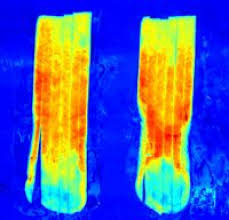
#> input picture PerspectiveCV/hyperspectral-image-SAMPLE.jpg, 229 x 220 px
$ python -i CVRuler.py   (imports and definitions only)   (older library calls are emulated)
#> lines starting #> are read from the running program, lines starting #| are printed output that depends on the picture; after the words box and inside, x2 and y2 are one past the last pixel; in counts of white or black regions, pixels touching at a corner belong together
#> further down, picture is the input picture: shape (220, 229, 3); mean B, G, R 170.4, 95.9, 83.1
# ==========================================================================================================
#                                            IMPORTED LIBRARIES
# ==========================================================================================================
from scipy.spatial import distance as dist
from imutils import perspective
from imutils import contours
import numpy as np
import argparse
import imutils
import cv2

def midpoint(ptA, ptB):
	return ((ptA[0] + ptB[0]) * 0.5, (ptA[1] + ptB[1]) * 0.5)

# [119 lines left out: function computelength, not called in this run]

def newcomputelength(cvimage):
	# load the image, convert it to grayscale, and blur it slightly
	gray = cv2.cvtColor(cvimage, cv2.COLOR_BGR2GRAY)
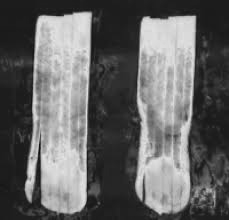
#> gray: shape (220, 229); min 14, max 231, mean 100.5
	gray = cv2.GaussianBlur(gray, (7, 7), 0)
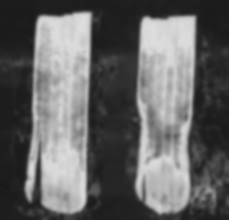
#> gray: shape (220, 229); min 25, max 223, mean 100.5

	# perform edge detection, then perform a dilation + erosion to
	# close gaps in between object edges
	edged = cv2.Canny(gray, 50, 100)
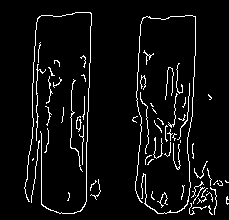
#> edged: shape (220, 229); 5.6% white in thin lines or dots, all inside (x1, y1, x2, y2) = (24, 12, 229, 215)
	edged = cv2.dilate(edged, None, iterations=1)
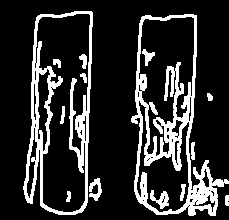
#> edged: shape (220, 229); 18.2% white; 14 white regions, largest, box (x1, y1, x2, y2) and area: (131, 14, 229, 216) 4770, (23, 11, 93, 215) 3495, (150, 190, 169, 209) 176
	edged = cv2.erode(edged, None, iterations=1)
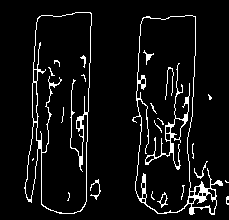
#> edged: shape (220, 229); 6.7% white in thin lines or dots, all inside (x1, y1, x2, y2) = (24, 12, 229, 215)

	# find contours in the edge map
	cnts = cv2.findContours(edged.copy(), cv2.RETR_EXTERNAL,
		cv2.CHAIN_APPROX_SIMPLE)
#> cnts = 8 contours, 5 with area under 20; largest, box (x1, y1, x2, y2) and area: (132, 15, 223, 215) 10819, (24, 12, 92, 214) 10632, (90, 179, 101, 200) 20
	cnts = imutils.grab_contours(cnts)

	# sort the contours from left-to-right and initialize the
	# 'pixels per metric' calibration variable
	(cnts, _) = contours.sort_contours(cnts)

	for c in cnts:
		if cv2.contourArea(c) < 100:
			continue

		orig = cvimage.copy()
		box = cv2.minAreaRect(c)
		box = cv2.cv.BoxPoints(box) if imutils.is_cv2() else cv2.boxPoints(box)
		box = np.array(box, dtype="int")

		'''box = perspective.order_points(box)
		cv2.drawContours(orig, cnts, -1, (0, 255, 0), 2)'''
#> this loop made 8 passes

	# show the output image
	cv2.imshow("[SPECTER] -- Perspective Ruler", orig)
	cv2.waitKey(0)

>>> import cv2
>>> picture = cv2.imread('hyperspectral-image-SAMPLE.jpg')
>>> result = newcomputelength(picture)
